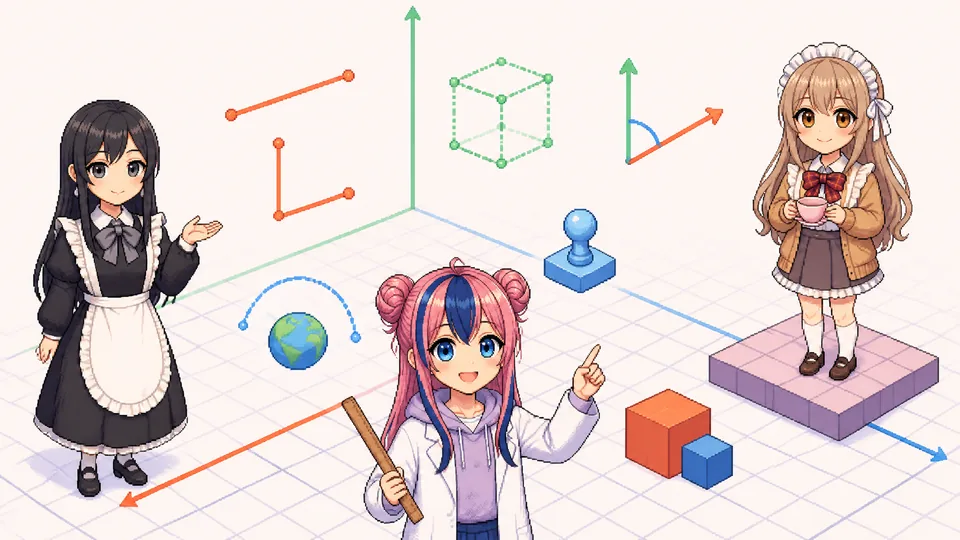
#> input picture images/thumb_ep04.webp, 960 x 540 px, given in place of E13_neutral.png, which was not available
$ python experiment.py ../images
#> lines starting #> are read from the running program, lines starting #| are printed output that depends on the picture; after the words box and inside, x2 and y2 are one past the last pixel; in counts of white or black regions, pixels touching at a corner belong together
"""EP.04 시아와 모아는 얼마나 멀까 — 거리 척도 9가지 재현 코드 (1부·2부 공통)

모든 숫자는 이 파일을 실행해 나온 값만 쓴다. 시드 고정.
실행(저장소 맨 위 폴더): python3 tools/experiment.py [캐릭터 팩 경로, 기본 ../fruitfly-lab-expressions]  → data/distance_run.json
"""
import json, math, sys
from pathlib import Path
import numpy as np
from PIL import Image

SEED = 4
rng = np.random.default_rng(SEED)
PACK = Path(sys.argv[1] if len(sys.argv) > 1 else "../fruitfly-lab-expressions")
OUT = Path(__file__).resolve().parent.parent / "data" / "distance_run.json"
R = lambda v, n=3: round(float(v), n)

# ── 1. 위치: 2층 방 안의 시아·모아 (방 20×10×20) ─────────────────────
sia_pos = np.array([4, 0, 10])
moa_pos = np.array([12, 5, 7])      # 모아는 EP.05 공중 실험대 옆 발판 위
d = moa_pos - sia_pos

def minkowski(v, p):
    return float(np.sum(np.abs(v) ** p) ** (1 / p))

position = {
    "sia": sia_pos.tolist(), "moa": moa_pos.tolist(), "delta": d.tolist(),
    "euclidean": R(np.linalg.norm(d)),
    "manhattan": R(np.abs(d).sum()),
    "chebyshev": R(np.abs(d).max()),
    "minkowski": {str(p): R(minkowski(d, p)) for p in (1, 1.5, 2, 3, 4, 8)},
}

# ── 2. 코사인: 하루 2등신 미니 피규어 후기 (연구실 가상 상품, 예시 후기) ──
KEYS = ["표정", "도색", "배송"]            # x, y, z
reviews = {
    "시아": "표정이 귀여워요. 표정 부품 바꾸는 재미가 커요. 도색도 깔끔해요.",
    "모아": ("표정 부품이 정말 많아요. 웃는 표정, 놀란 표정, 생각하는 표정까지 다 들어 있어요. "
            "앞머리 도색이 아주 조금 번졌지만 그만큼 도색이 섬세하다는 뜻 같아요. "
            "바보털까지 살린 표정 부품 덕분에 매일 책상 위 표정을 바꿔 줘요."),
    "초파리": "도색이 번졌어요. 눈동자 도색이 한쪽으로 쏠렸고 머리끈 도색도 흐려요.",
    "박사": "배송은 빨랐는데 도색이 군데군데 벗겨졌어요. 도색을 다시 해 줬으면 해요.",
    "주판봇": "배송이 사흘 늦었어요. 배송 상자도 찌그러져 왔어요.",
    "X1": "표정은 좋은데 배송이 너무 늦어요. 배송 문의 답도 늦었어요.",
}
vec = {k: np.array([t.count(w) for w in KEYS], float) for k, t in reviews.items()}

def cos(a, b):
    return float(a @ b / (np.linalg.norm(a) * np.linalg.norm(b)))

names = list(reviews)
cosine = {
    "keys": KEYS, "reviews": reviews,
    "vectors": {k: v.astype(int).tolist() for k, v in vec.items()},
    "sia_moa_cos": R(cos(vec["시아"], vec["모아"]), 3),
    "sia_moa_angle_deg": R(math.degrees(math.acos(min(1, cos(vec["시아"], vec["모아"])))), 1),
    "sia_moa_euclid": R(np.linalg.norm(vec["시아"] - vec["모아"])),
    "matrix": [[R(cos(vec[a], vec[b]), 3) for b in names] for a in names],
    "names": names,
}

# ── 3. 해밍: 박사 도장 대조 ─────────────────────────────────────────
def load_gray(p):
    im = Image.open(p).convert("RGBA")
    bg = Image.new("RGBA", im.size, (255, 255, 255, 255)); bg.alpha_composite(im)
#> after `bg = Image.new('RGBA', im.size, (255, 255, 255, 255))`: bg: PIL image 960x540 RGBA; every value is 255
    return bg.convert("L")

def stamp(gray, box, th, n):
#> called with box = (70, 20, 310, 260), th = 130, n = 32
    a = np.asarray(gray.crop(box).resize((n, n), Image.BOX))
    return (a < th).astype(np.uint8)
#> returned value: shape (32, 32); values 0 (black) and 1 (white), 17.1% white; 3 white regions (2 under 20 px), largest, box (x1, y1, x2, y2) and area: (0, 11, 12, 32) 162
#> call 2 of stamp, with box = (70, 20, 310, 260), th = 124, n = 32
#> in stamp (call 2), `return (a < th).astype(np.uint8)`:
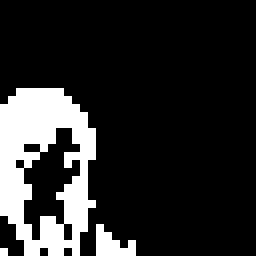
#> returned value: shape (32, 32) (shown 8 times larger); values 0 (black) and 1 (white), 16.4% white; 3 white regions (2 under 20 px), largest, box (x1, y1, x2, y2) and area: (0, 11, 12, 32) 155

def smudge(s, k):                    # 진품을 찍을 때 번지는 점: 잉크 옆 빈 점 k개가 묻음
#> called with k = 6
    s = s.copy(); h, w = s.shape
#> after `h, w = s.shape`: h = 32; w = 32
    cand = [(i, j) for i in range(h) for j in range(w) if s[i, j] == 0 and
            any(0 <= i + di < h and 0 <= j + dj < w and s[i + di, j + dj]
                for di, dj in ((1, 0), (-1, 0), (0, 1), (0, -1)))]
#> cand = 85 pairs, first value 10 to 31, second value 0 to 17
    for t in rng.choice(len(cand), k, replace=False):
        s[cand[t]] = 1
#> this loop made 6 passes
#> t on passes 1 to 6: 72, 78, 42, 76, 58, 82
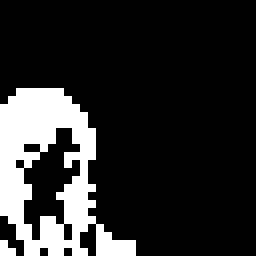
#> s: shape (32, 32) (shown 8 times larger); values 0 (black) and 1 (white), 17% white; 2 white regions (1 under 20 px), largest, box (x1, y1, x2, y2) and area: (0, 11, 17, 32) 171
    return s

gray = load_gray(PACK / "images/doctor/E13_neutral.png")
N_ST, BOX_ST = 32, (70, 20, 310, 260)
def st(dx=0, dy=0, th=130):
    return stamp(gray, (BOX_ST[0] + dx, BOX_ST[1] + dy, BOX_ST[2] + dx, BOX_ST[3] + dy), th, N_ST)
hd = lambda a, b: int((a != b).sum())
orig = st()                                                  # 등록 인영 32×32

# 3-1. 쉬운 판: 눈으로도 찾을 수 있는 위작 (박사 흰 앞머리 줄을 빠뜨리고 새김)
sia_easy = smudge(st(th=124), 6)                             # 진품: 살살 찍힘 + 번짐
moa_easy = orig.copy()
streak = (gray.crop(BOX_ST).resize((N_ST, N_ST), Image.BOX))
sa = np.asarray(streak); top = np.zeros_like(orig, bool); top[:12] = True
moa_easy[(sa >= 200) & top & (np.arange(N_ST)[None, :] > 8) & (np.arange(N_ST)[None, :] < 22)] = 1
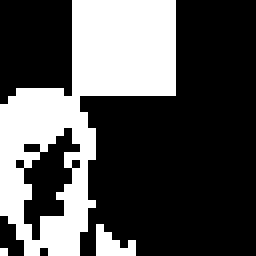
#> moa_easy: shape (32, 32) (shown 8 times larger); values 0 (black) and 1 (white), 32.3% white; 3 white regions (2 under 20 px), largest, box (x1, y1, x2, y2) and area: (0, 0, 22, 32) 318
#> in stamp (call 3), `return (a < th).astype(np.uint8)`: returned value: shape (32, 32); values 0 (black) and 1 (white), 17.6% white; 3 white regions (2 under 20 px), largest, box (x1, y1, x2, y2) and area: (0, 11, 12, 32) 166
easy = {"original": orig.tolist(), "sia": sia_easy.tolist(), "moa": moa_easy.tolist(),
        "sia_vs_original": hd(sia_easy, orig), "moa_vs_original": hd(moa_easy, orig)}

# 3-2. 어려운 판: 해밍 거리만으로는 갈리지 않는 위작 → AI 모델(로지스틱 회귀)
def nb(a):
    q = np.pad(a, 1); return q[:-2, 1:-1] | q[2:, 1:-1] | q[1:-1, :-2] | q[1:-1, 2:]
#> after `q = np.pad(a, 1)`: q: shape (34, 34); values 0 (black) and 1 (white), 15.6% white; 3 white regions (2 under 20 px), largest, box (x1, y1, x2, y2) and area: (1, 12, 13, 33) 166
#> after `return q[:-2, 1:-1] | q[2:, 1:-1] | q[1:-1, :-2] | q[1:-1, 2:]`: returned value: shape (32, 32); values 0 (black) and 1 (white), 25.1% white; 1 white region, box (x1, y1, x2, y2) and area: (0, 10, 18, 32) 257
def genuine_print():                 # 같은 도장: 누르는 힘·번짐·잉크 빠짐만 다름
    a = st(th=rng.uniform(120, 140))
    e = np.argwhere((a == 0) & nb(a))
#> e = 78 pairs, first value 10 to 31, second value 0 to 17
    for t in rng.choice(len(e), rng.integers(0, 9), replace=False): a[tuple(e[t])] = 1
#> this loop made 3 passes
#> t on passes 1 to 3: 13, 44, 52
#> a: shape (32, 32); values 0 (black) and 1 (white), 17.9% white; 3 white regions (2 under 20 px), largest, box (x1, y1, x2, y2) and area: (0, 11, 12, 32) 169
    k = np.argwhere(a == 1)
#> k = 183 pairs, first value 11 to 31, second value 0 to 16
    for t in rng.choice(len(k), rng.integers(0, 6), replace=False): a[tuple(k[t])] = 0
#> this loop made 3 passes
#> t on passes 1 to 3: 61, 11, 164
    return a
def forged_print():                  # 솜씨 좋은 위작: 새김이 1px 안팎 어긋남
    dx, dy = [(1, 0), (-1, 0), (0, 1), (0, -1), (1, 1), (1, -1), (-1, 1), (-1, -1)][rng.integers(8)]
    return st(dx, dy, rng.uniform(124, 136))

M = 400
G = [genuine_print() for _ in range(M)]; F = [forged_print() for _ in range(M)]
#> the loop in genuine_print (call 2), `for t in rng.choice(len(e), rng.integers(0, 9), replace=False): a[tupl..` made 3 passes
#> t on passes 1 to 3: 73, 72, 75
#> after the loop in genuine_print (call 2), `for t in rng.choice(len(e), rng.integers(0, 9), replace=False): a[tupl..`: a: shape (32, 32); values 0 (black) and 1 (white), 17.9% white; 2 white regions (1 under 20 px), largest, box (x1, y1, x2, y2) and area: (0, 11, 12, 32) 170
#> the loop in genuine_print (call 2), `for t in rng.choice(len(k), rng.integers(0, 6), replace=False): a[tupl..` made 5 passes
#> t on passes 1 to 5: 84, 102, 106, 167, 32
#> in nb (call 3), `return q[:-2, 1:-1] | q[2:, 1:-1] | q[1:-1, :-2] | q[1:-1, 2:]`: returned value: shape (32, 32); values 0 (black) and 1 (white), 24.9% white; 1 white region, box (x1, y1, x2, y2) and area: (0, 10, 18, 32) 255
#> after the loop in genuine_print (call 3), `for t in rng.choice(len(e), rng.integers(0, 9), replace=False): a[tupl..`: a: shape (32, 32); values 0 (black) and 1 (white), 18.3% white; 3 white regions (2 under 20 px), largest, box (x1, y1, x2, y2) and area: (0, 11, 12, 32) 173
#> in stamp (call 6), `return (a < th).astype(np.uint8)`: returned value: shape (32, 32); values 0 (black) and 1 (white), 16.8% white; 3 white regions (2 under 20 px), largest, box (x1, y1, x2, y2) and area: (0, 11, 12, 32) 159
#> in nb (call 4), `q = np.pad(a, 1)`: q: shape (34, 34); values 0 (black) and 1 (white), 14.9% white; 3 white regions (2 under 20 px), largest, box (x1, y1, x2, y2) and area: (1, 12, 13, 33) 159
#> in nb (call 4), `return q[:-2, 1:-1] | q[2:, 1:-1] | q[1:-1, :-2] | q[1:-1, 2:]`: returned value: shape (32, 32); values 0 (black) and 1 (white), 24.8% white; 1 white region, box (x1, y1, x2, y2) and area: (0, 10, 18, 32) 254
#> after the loop in genuine_print (call 4), `for t in rng.choice(len(e), rng.integers(0, 9), replace=False): a[tupl..`: a: shape (32, 32); values 0 (black) and 1 (white), 17.3% white; 3 white regions (2 under 20 px), largest, box (x1, y1, x2, y2) and area: (0, 10, 12, 32) 163
#> after the loop in genuine_print (call 5), `for t in rng.choice(len(e), rng.integers(0, 9), replace=False): a[tupl..`: a: shape (32, 32); values 0 (black) and 1 (white), 18.2% white; 3 white regions (2 under 20 px), largest, box (x1, y1, x2, y2) and area: (0, 11, 12, 32) 172
#> after the loop in genuine_print (call 5), `for t in rng.choice(len(k), rng.integers(0, 6), replace=False): a[tupl..`: a: shape (32, 32); values 0 (black) and 1 (white), 17.7% white; 3 white regions (2 under 20 px), largest, box (x1, y1, x2, y2) and area: (0, 11, 12, 32) 168
#> in stamp (call 8), `return (a < th).astype(np.uint8)`: returned value: shape (32, 32); values 0 (black) and 1 (white), 17.3% white; 3 white regions (2 under 20 px), largest, box (x1, y1, x2, y2) and area: (0, 11, 12, 32) 164
#> in nb (call 6), `q = np.pad(a, 1)`: q: shape (34, 34); values 0 (black) and 1 (white), 15.3% white; 3 white regions (2 under 20 px), largest, box (x1, y1, x2, y2) and area: (1, 12, 13, 33) 164
#> after the loop in genuine_print (call 6), `for t in rng.choice(len(e), rng.integers(0, 9), replace=False): a[tupl..`: a: shape (32, 32); values 0 (black) and 1 (white), 18.1% white; 2 white regions (1 under 20 px), largest, box (x1, y1, x2, y2) and area: (0, 10, 17, 32) 184
#> after the loop in genuine_print (call 6), `for t in rng.choice(len(k), rng.integers(0, 6), replace=False): a[tupl..`: a: shape (32, 32); values 0 (black) and 1 (white), 17.6% white; 2 white regions (1 under 20 px), largest, box (x1, y1, x2, y2) and area: (0, 10, 17, 32) 179
#> in stamp (call 9), `return (a < th).astype(np.uint8)`: returned value: shape (32, 32); values 0 (black) and 1 (white), 17% white; 3 white regions (2 under 20 px), largest, box (x1, y1, x2, y2) and area: (0, 11, 12, 32) 161
#> in nb (call 7), `q = np.pad(a, 1)`: q: shape (34, 34); values 0 (black) and 1 (white), 15.1% white; 3 white regions (2 under 20 px), largest, box (x1, y1, x2, y2) and area: (1, 12, 13, 33) 161
#> after the loop in genuine_print (call 7), `for t in rng.choice(len(k), rng.integers(0, 6), replace=False): a[tupl..`: a: shape (32, 32); values 0 (black) and 1 (white), 16.5% white; 3 white regions (2 under 20 px), largest, box (x1, y1, x2, y2) and area: (0, 11, 12, 32) 156
#> in stamp (call 12), `return (a < th).astype(np.uint8)`: returned value: shape (32, 32); values 0 (black) and 1 (white), 16.3% white; 3 white regions (2 under 20 px), largest, box (x1, y1, x2, y2) and area: (0, 11, 12, 32) 154
#> in nb (call 10), `q = np.pad(a, 1)`: q: shape (34, 34); values 0 (black) and 1 (white), 14.4% white; 3 white regions (2 under 20 px), largest, box (x1, y1, x2, y2) and area: (1, 12, 13, 33) 154
#> in nb (call 10), `return q[:-2, 1:-1] | q[2:, 1:-1] | q[1:-1, :-2] | q[1:-1, 2:]`: returned value: shape (32, 32); values 0 (black) and 1 (white), 24.4% white; 1 white region, box (x1, y1, x2, y2) and area: (0, 10, 18, 32) 250
#> after the loop in genuine_print (call 10), `for t in rng.choice(len(e), rng.integers(0, 9), replace=False): a[tupl..`: a: shape (32, 32); values 0 (black) and 1 (white), 16.8% white; 3 white regions (2 under 20 px), largest, box (x1, y1, x2, y2) and area: (0, 11, 12, 32) 158
#> in genuine_print (call 11), `e = np.argwhere((a == 0) & nb(a))`: e = 77 pairs, first value 10 to 31, second value 0 to 17
#> the loop in genuine_print (call 11), `for t in rng.choice(len(e), rng.integers(0, 9), replace=False): a[tupl..` made 6 passes
#> t on passes 1 to 6: 10, 14, 6, 52, 39, 45
#> after the loop in genuine_print (call 11), `for t in rng.choice(len(e), rng.integers(0, 9), replace=False): a[tupl..`:
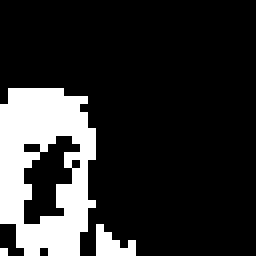
#> a: shape (32, 32) (shown 8 times larger); values 0 (black) and 1 (white), 18.1% white; 3 white regions (2 under 20 px), largest, box (x1, y1, x2, y2) and area: (0, 11, 12, 32) 172
#> in genuine_print (call 11), `k = np.argwhere(a == 1)`: k = 185 pairs, first value 11 to 31, second value 0 to 16
#> the loop in genuine_print (call 11), `for t in rng.choice(len(k), rng.integers(0, 6), replace=False): a[tupl..` made 3 passes
#> t on passes 1 to 3: 9, 69, 136
#> after the loop in genuine_print (call 11), `for t in rng.choice(len(k), rng.integers(0, 6), replace=False): a[tupl..`:
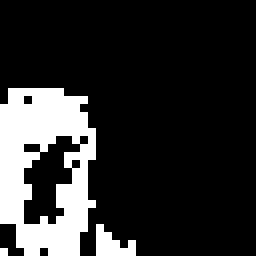
#> a: shape (32, 32) (shown 8 times larger); values 0 (black) and 1 (white), 17.8% white; 3 white regions (2 under 20 px), largest, box (x1, y1, x2, y2) and area: (0, 11, 12, 32) 169
#> in genuine_print (call 12), `e = np.argwhere((a == 0) & nb(a))`: e = 83 pairs, first value 10 to 31, second value 0 to 17
#> the loop in genuine_print (call 12), `for t in rng.choice(len(e), rng.integers(0, 9), replace=False): a[tupl..` made 3 passes
#> t on passes 1 to 3: 23, 34, 19
#> after the loop in genuine_print (call 12), `for t in rng.choice(len(e), rng.integers(0, 9), replace=False): a[tupl..`:
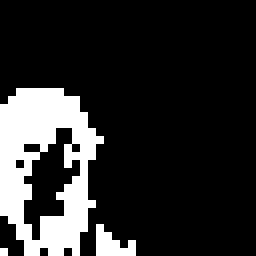
#> a: shape (32, 32) (shown 8 times larger); values 0 (black) and 1 (white), 17.1% white; 3 white regions (2 under 20 px), largest, box (x1, y1, x2, y2) and area: (0, 11, 13, 32) 162
#> in genuine_print (call 12), `k = np.argwhere(a == 1)`: k = 175 pairs, first value 11 to 31, second value 0 to 16
#> the loop in genuine_print (call 12), `for t in rng.choice(len(k), rng.integers(0, 6), replace=False): a[tupl..` made 2 passes
#> t on passes 1 to 2: 141, 73
#> after the loop in genuine_print (call 12), `for t in rng.choice(len(k), rng.integers(0, 6), replace=False): a[tupl..`:
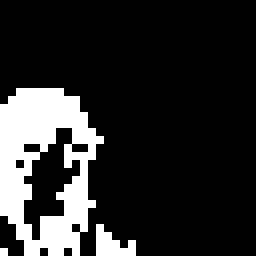
#> a: shape (32, 32) (shown 8 times larger); values 0 (black) and 1 (white), 16.9% white; 3 white regions (2 under 20 px), largest, box (x1, y1, x2, y2) and area: (0, 11, 13, 32) 160
#> after `G = [genuine_print() for _ in range(M)]`: G = 400 items
feat = lambda a: np.concatenate([((a == 1) & (orig == 0)).ravel(), ((a == 0) & (orig == 1)).ravel()]).astype(float)
X = np.array([feat(a) for a in G + F]); y = np.r_[np.zeros(M), np.ones(M)]
Hd = np.array([hd(a, orig) for a in G + F])
#> Hd = 800 values, max 22 at index 390, min 1 at index 257, mean 11.19
XH, yH = X, y                                                # 도장 학습 데이터 (아래 피규어 격자 X와 이름이 겹치지 않게)
#> yH = 800 values from 0 to 1
idx = rng.permutation(2 * M); tr, te = idx[:600], idx[600:]
thr = max(range(200), key=lambda t: ((Hd[tr] > t) == y[tr]).mean())
#> thr = 5
from sklearn.linear_model import LogisticRegression
model = LogisticRegression(C=0.5, max_iter=3000).fit(X[tr], y[tr])
# 시아·모아의 어려운 판 포스터: 시험 데이터에서 "해밍으로는 거꾸로 보이는" 한 쌍을 고름
te_g = [i for i in te if y[i] == 0]; te_f = [i for i in te if y[i] == 1]
pf = model.predict_proba(X)[:, 1]
#> pf = 800 values, max 0.999 at index 435, min 0.00198 at index 269, mean 0.506
gi = max([i for i in te_g if pf[i] < 0.5], key=lambda i: Hd[i])     # 해밍은 의심, 모델은 진품
#> gi = 198
fi = min([i for i in te_f if pf[i] >= 0.5], key=lambda i: Hd[i])    # 해밍은 통과, 모델은 위작
#> fi = 526
prob = lambda i: R(model.predict_proba(X[i:i + 1])[0, 1], 3)
w = model.coef_[0]
#> w = 2048 values, max 2.34 at index 1768, min -1.06 at index 1960, mean -0.00708
hard = {
    "train": 600, "test": 200, "threshold": int(thr),
    "hamming_test_acc": R(((Hd[te] > thr) == y[te]).mean(), 3),
    "model_test_acc": R(model.score(X[te], y[te]), 3),
    "genuine_h_p5_50_95": [int(v) for v in np.percentile(Hd[:M], [5, 50, 95])],
    "forged_h_p5_50_95": [int(v) for v in np.percentile(Hd[M:], [5, 50, 95])],
    "sia": (G + F)[gi].tolist(), "moa": (G + F)[fi].tolist(),
    "sia_vs_original": int(Hd[gi]), "moa_vs_original": int(Hd[fi]),
    "sia_forged_prob": prob(gi), "moa_forged_prob": prob(fi),
    "weight_extra_ink": np.round(w[:N_ST * N_ST].reshape(N_ST, N_ST), 2).tolist(),
    "weight_missing_ink": np.round(w[N_ST * N_ST:].reshape(N_ST, N_ST), 2).tolist(),
}
hamming = {"points": N_ST * N_ST, "easy": easy, "hard": hard}

# ── 4. 자카드·다이스: 하루 2등신 미니 피규어 블록 모형 (24×24×24) ────
N = 24; S = N / 16
X, Y, Z = np.meshgrid(np.arange(N), np.arange(N), np.arange(N), indexing="ij")  # y 위쪽

def ball(cx, cy, cz, rx, ry=None, rz=None):
    ry = ry or rx; rz = rz or rx
    return ((X - cx * S) / (rx * S)) ** 2 + ((Y - cy * S) / (ry * S)) ** 2 + ((Z - cz * S) / (rz * S)) ** 2 <= 1

def figure(bun_r=1.6, ahoge=True, head_dy=0.0, head_r=4.2):
    body = ball(7.5, 3.0, 7.5, 2.6, 3.0, 2.2)                    # 몸(가운)
    head = ball(7.5, 9.0 + head_dy, 7.5, head_r, 3.8, 3.8)       # 큰 머리
    buns = ball(4.0, 12.2 + head_dy, 7.5, bun_r) | ball(11.0, 12.2 + head_dy, 7.5, bun_r)
    v = body | head | buns
    if ahoge:                                                    # 바보털: 정수리에서 솟은 두 블록 굵기 줄
        top = int(round((9.0 + head_dy + 3.8) * S))
        v |= (np.abs(X - 7.5 * S) < 1) & (Y >= top) & (Y <= top + 2) & (np.abs(Z - 7.5 * S) < 1)
    return v

official = figure()
moa_fig = official.copy()                                  # 모아: 정품(사출 자국 5개)
surf = np.argwhere(official)
for t in rng.choice(len(surf), 5, replace=False):
    moa_fig[tuple(surf[t])] = False
sia_fig = figure(bun_r=1.1, ahoge=False, head_dy=-1.0, head_r=3.8)   # 시아: 해적판

def jd(a, b):
    inter = int((a & b).sum()); uni = int((a | b).sum())
    return {"inter": inter, "union": uni, "a": int(a.sum()), "b": int(b.sum()),
            "jaccard": R(inter / uni, 3), "dice": R(2 * inter / (a.sum() + b.sum()), 3)}

overlap = {"grid": N, "official_voxels": int(official.sum()),
           "sia_vs_official": jd(sia_fig, official),
           "moa_vs_official": jd(moa_fig, official),
           "sia_vs_moa": jd(sia_fig, moa_fig)}

# ── 5. 하버사인: 시아(서울 연구실)와 모아(런던 출장) ─────────────────
def haversine(lat1, lon1, lat2, lon2, r=6371.0):
    p1, p2 = math.radians(lat1), math.radians(lat2)
    dp, dl = p2 - p1, math.radians(lon2 - lon1)
    h = math.sin(dp / 2) ** 2 + math.cos(p1) * math.cos(p2) * math.sin(dl / 2) ** 2
    return 2 * r * math.asin(math.sqrt(h))

seoul, london = (37.5665, 126.9780), (51.5072, -0.1276)
def xyz(lat, lon, r=6371.0):
    la, lo = math.radians(lat), math.radians(lon)
    return np.array([r * math.cos(la) * math.cos(lo), r * math.sin(la), r * math.cos(la) * math.sin(lo)])
globe = {"sia": seoul, "moa": london,
         "haversine_km": R(haversine(*seoul, *london), 0),
         "straight_through_km": R(np.linalg.norm(xyz(*seoul) - xyz(*london)), 0)}

# ── 6. 2부 장면용 기록 (위 숫자는 바꾸지 않고 덧붙임) ─────────────────
hard["genuine_h"] = [int(v) for v in Hd[:M]]                 # 진품 400장의 다른 점 수
hard["forged_h"] = [int(v) for v in Hd[M:]]                  # 위작 400장의 다른 점 수
curve = []
for n in (2, 4, 6, 8, 10, 12, 16, 20, 30, 50, 100, 600):     # 학습 장 수 → 시험 200장 정확도
    sub = tr[:n]
    if len(set(yH[sub])) < 2: continue
    mdl = LogisticRegression(C=0.5, max_iter=3000).fit(XH[sub], yH[sub])
    curve.append([n, R(mdl.score(XH[te], yH[te]), 3)])
#> after the loop, curve = [[2, 0.69], [4, 0.515], [6, 0.56], [8, 0.43], [10, 0.55], [12, 0.69], [16, 0.86], [20, 0.7], [30, 0.785], [50, 0.94], [100, 0.965], [600, 0.995]]
hard["learning_curve"] = curve
enc = lambda v: [int(i) for i in np.flatnonzero(v.ravel())]  # x*N*N + y*N + z
overlap["voxels"] = {"official": enc(official), "sia": enc(sia_fig), "moa": enc(moa_fig)}

run = {"seed": SEED, "position": position, "cosine": cosine,
       "hamming": hamming, "overlap": overlap, "globe": globe}
OUT.parent.mkdir(parents=True, exist_ok=True)
OUT.write_text(json.dumps(run, ensure_ascii=False, separators=(",", ":")))

if __name__ == "__main__":
    p = position
    print("위치 Δ", p["delta"], "유클리드", p["euclidean"], "맨해튼", p["manhattan"],
          "체비쇼프", p["chebyshev"], "민코프스키", p["minkowski"])
    print("후기 벡터", cosine["vectors"])
    print("시아·모아 cos", cosine["sia_moa_cos"], "각도", cosine["sia_moa_angle_deg"],
          "유클리드", cosine["sia_moa_euclid"])
    for a, row in zip(names, cosine["matrix"]): print("  ", a, row)
    for k in ("easy", "hard"):
        print("도장", k, {a: b for a, b in hamming[k].items() if not isinstance(b, list) or len(b) < 4})
#> this loop made 2 passes
#> (printed output is left out)
    for k in ("sia_vs_official", "moa_vs_official", "sia_vs_moa"):
        print("피규어", k, overlap[k])
    print("공식 블록", overlap["official_voxels"], "지구", globe)
